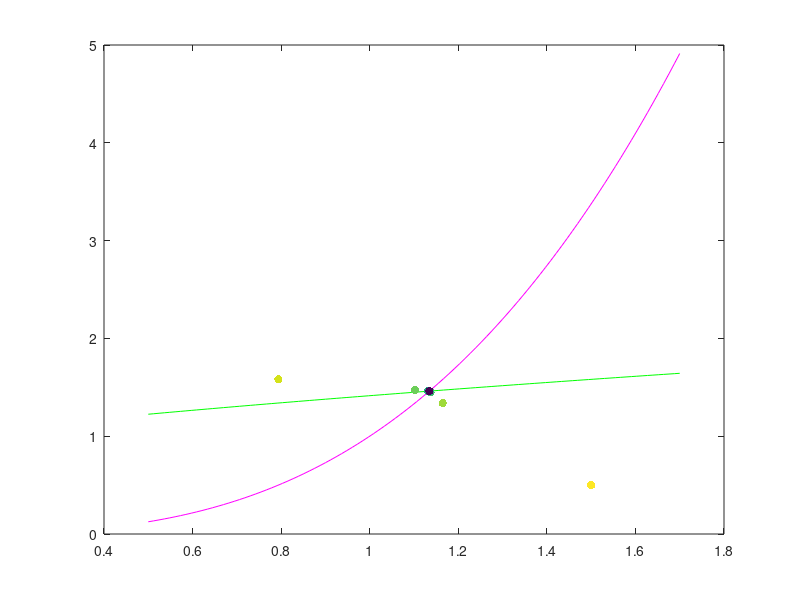

Recreate this plot in MATLAB.
clear all
g = @(x) [x(2)^(1/3); (1+x(1))^(1/2)];

x = linspace(0.5,1.7);
y1 = (x+1).^(1/2);
y2 = x.^3;
plot(x,y1,'g',x,y2,'m');
hold on;

x1 = [1.5; 0.5];
x0 = [0; 0];
k = 0;
pts = x1.';
while norm(x1-x0,inf)>=10^(-6)
    x0 = x1;
    x1 = g(x0);
    k = k+1;
    pts = [pts;x1.'];
end
fprintf('After %d iterations, the approximate solution is x_1 = %6f and x_2 = %6f',[k x1(1) x1(2)])
c = linspace(3500,1,14);
scatter(pts(:,1),pts(:,2),[],c,'filled');
